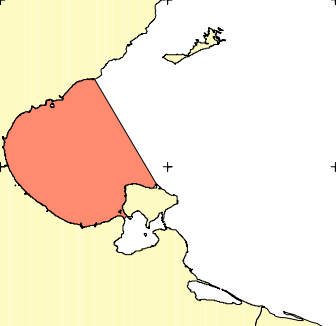
#> input picture traefishing/app/tools/carte/carte_true_gulf_gabes.PNG, 336 x 326 px
$ python carteOrangeGolfGabes.py
#> lines starting #> are read from the running program, lines starting #| are printed output that depends on the picture; after the words box and inside, x2 and y2 are one past the last pixel; in counts of white or black regions, pixels touching at a corner belong together
from PIL import Image, ImageDraw
import math
import cv2
import numpy as np
from typing import Tuple
import matplotlib.pyplot as plt

# Convertisseurs entre degrés-minutes et décimal
def deg_min_to_decimal(deg: int, minutes: float) -> float:
    """Convertit des degrés et minutes en degrés décimaux"""
    return deg + minutes / 60

def decimal_to_deg_min(decimal_deg: float) -> tuple[int, float]:
    """Convertit des degrés décimaux en degrés et minutes"""
    deg = int(decimal_deg)
    minutes = (decimal_deg - deg) * 60
    return deg, minutes

def latlon_to_pixel_mercator(latitude, longitude, image_width, image_height,
                           lon_min, lon_max, lat_min, lat_max):
    """
    Convertit lat/lon en coordonnées pixel avec projection Mercator.
    """
    lat_rad = math.radians(latitude)
    lat_min_rad = math.radians(lat_min)
    lat_max_rad = math.radians(lat_max)

    x_ratio = (longitude - lon_min) / (lon_max - lon_min)
    x_pixel = int(x_ratio * image_width)

    y_mercator = math.log(math.tan(math.pi/4 + lat_rad/2))
    y_mercator_min = math.log(math.tan(math.pi/4 + lat_min_rad/2))
    y_mercator_max = math.log(math.tan(math.pi/4 + lat_max_rad/2))

    y_ratio = (y_mercator_max - y_mercator) / (y_mercator_max - y_mercator_min)
    y_pixel = int(y_ratio * image_height)

    x_pixel = max(0, min(x_pixel, image_width - 1))
    y_pixel = max(0, min(y_pixel, image_height - 1))

    return (x_pixel, y_pixel)

class NavigationZoneAnalyzer:
    def __init__(self, image_path: str, lat_range: tuple, lon_range: tuple):
        """Initialise l'analyseur pour détecter la zone orange (zone interdite)."""
        self.image_path = image_path
        self.lat_range = lat_range  # (lat_min, lat_max)
        self.lon_range = lon_range  # (lon_min, lon_max)
        self.restricted_zone_color = (255, 165, 0)  # Couleur orange RGB (zone interdite)
        self.image = None
        self.restricted_zone_mask = None
        self.restricted_zone_contours = None
        self.border_threshold = 20  # Distance en pixels pour l'alerte de proximité
        self.margin_left = 50
        self.margin_right = 50
        self.margin_top = 50
        self.margin_bottom = 50
        self.process_image()

    def process_image(self) -> None:
        """Traite l'image pour extraire la zone orange."""
        self.image = cv2.imread(self.image_path)
        if self.image is None:
            raise ValueError(f"Erreur de chargement de l'image : {self.image_path}")

        image_rgb = cv2.cvtColor(self.image, cv2.COLOR_BGR2RGB)
        image_rgb = cv2.GaussianBlur(image_rgb, (5, 5), 0)

        # Créer un masque pour la zone orange
        self.restricted_zone_mask = self.create_color_mask(image_rgb, self.restricted_zone_color)
        print("Masque créé, nombre de pixels orange détectés :", np.sum(self.restricted_zone_mask > 0))  # Debug
        kernel = np.ones((3, 3), np.uint8)
        self.restricted_zone_mask = cv2.morphologyEx(self.restricted_zone_mask, cv2.MORPH_CLOSE, kernel)

        # Extraire les contours de la zone orange
        contours, _ = cv2.findContours(self.restricted_zone_mask, cv2.RETR_EXTERNAL, cv2.CHAIN_APPROX_SIMPLE)
        self.restricted_zone_contours = [c for c in contours if cv2.contourArea(c) > 50]  # Réduit à 50
        print(f"Nombre de contours détectés pour la zone interdite : {len(self.restricted_zone_contours)}")

    def create_color_mask(self, image: np.ndarray, color: Tuple[int, int, int]) -> np.ndarray:
        """Crée un masque pour une couleur donnée avec une tolérance."""
        tolerance = 100  # Augmenté pour plus de flexibilité
        lower_bound = np.array([max(0, c - tolerance) for c in color])
        upper_bound = np.array([min(255, c + tolerance) for c in color])
        return cv2.inRange(image, lower_bound, upper_bound)

    def latlon_to_pixel(self, lat: float, lon: float) -> Tuple[int, int]:
        """Convertit lat/lon en coordonnées pixel (projection linéaire simplifiée)."""
        if not (self.lat_range[0] <= lat <= self.lat_range[1]) or not (self.lon_range[0] <= lon <= self.lon_range[1]):
            raise ValueError(f"Coordonnées hors des limites de la carte: lat={lat}, lon={lon}")

        height, width = self.image.shape[:2]
        effective_width = width - self.margin_left - self.margin_right
        effective_height = height - self.margin_top - self.margin_bottom

        lat_normalized = (lat - self.lat_range[0]) / (self.lat_range[1] - self.lat_range[0])
        lon_normalized = (lon - self.lon_range[0]) / (self.lon_range[1] - self.lon_range[0])

        x = self.margin_left + int(lon_normalized * effective_width)
        y = self.margin_top + int((1 - lat_normalized) * effective_height)

        x = max(0, min(x, width - 1))
        y = max(0, min(y, height - 1))

        return x, y

    def get_min_distance_to_contour(self, x: int, y: int) -> float:
        """Calcule la distance minimale entre un point et les contours de la zone orange."""
        min_distance = float('inf')
        point = np.array([x, y])
        for contour in self.restricted_zone_contours:
            for point_in_contour in contour:
                contour_point = point_in_contour[0]
                distance = np.linalg.norm(point - contour_point)
                min_distance = min(min_distance, distance)
        return min_distance

    def is_point_near_border(self, x: int, y: int) -> Tuple[bool, str]:
        """Vérifie si le point est proche de la frontière de la zone orange."""
        border_warning = ""
        near_border = False

        # Vérifier la proximité avec la frontière de la zone orange
        if self.restricted_zone_contours:
            min_distance = self.get_min_distance_to_contour(x, y)
            if min_distance <= self.border_threshold:
                near_border = True
                border_warning += (
                    f"⚠️ ATTENTION : Le bateau est à {min_distance:.2f} pixels de la frontière de la zone interdite à la navigation. "
                    "Risque d'entrée imminente dans une zone réglementée ! "
                    "Veuillez ajuster votre trajectoire pour éviter cette zone."
                )

        return near_border, border_warning

    def is_point_in_restricted_zone(self, x: int, y: int) -> bool:
        """Vérifie si le point est dans la zone orange (zone interdite)."""
        point = (x, y)
        for contour in self.restricted_zone_contours:
            if cv2.pointPolygonTest(contour, point, False) >= 0:
                return True
        return False

    def check_location(self, lat: float, lon: float, x: int, y: int) -> str:
        """Vérifie la position du bateau et génère des alertes."""
        in_zone = self.is_point_in_restricted_zone(x, y)
        near_border, border_warning = self.is_point_near_border(x, y)

        if in_zone:
            status = (
                "🚨 ALERTE CRITIQUE : Le bateau est DANS la zone interdite à la navigation pour les chalutiers dans le Golfe de Gabès ! "
                "Ceci constitue une violation grave des réglementations maritimes tunisiennes. "
                "Veuillez immédiatement quitter cette zone (zone orange sur la carte) pour éviter des sanctions."
            )
        else:
            status = (
                "✅ Le bateau est actuellement en dehors de la zone interdite à la navigation pour les chalutiers dans le Golfe de Gabès. "
                "Vous êtes en conformité avec les réglementations maritimes en vigueur. Continuez à naviguer prudemment."
            )

        if near_border:
            status += f"\n{border_warning}"

        return status

def place_point_deg_min(lat_deg_min: str, lon_deg_min: str, point_size: int = 5, point_color: str = "red"):
    """
    Place un point sur la carte à partir des coordonnées lat/lon (format "36°30") et affiche l'image sans sauvegarde.
    """
    # Chemin de l'image codé en dur
    IMAGE_PATH = "carte/carte_true_gulf_gabes.PNG"

    # Conversion des coordonnées
    lat_parts = lat_deg_min.split('°')
    lon_parts = lon_deg_min.split('°')

    lat_deg = int(lat_parts[0])
    lat_min = float(lat_parts[1]) if lat_parts[1] else 0

    lon_deg = int(lon_parts[0])
    lon_min = float(lon_parts[1]) if lon_parts[1] else 0

    # Convertir en degrés décimaux
    latitude = deg_min_to_decimal(lat_deg, lat_min)
    longitude = deg_min_to_decimal(lon_deg, lon_min)

    # Limites de la carte du golfe de Gabès (codées en dur)
    lon_min_map_deg = 10
    lon_min_map_min = 0
    lon_max_map_deg = 12
    lon_max_map_min = 0
    lat_min_map_deg = 33
    lat_min_map_min = 0
    lat_max_map_deg = 35
    lat_max_map_min = 0

    lon_min_map = deg_min_to_decimal(lon_min_map_deg, lon_min_map_min)
    lon_max_map = deg_min_to_decimal(lon_max_map_deg, lon_max_map_min)
    lat_min_map = deg_min_to_decimal(lat_min_map_deg, lat_min_map_min)
    lat_max_map = deg_min_to_decimal(lat_max_map_deg, lat_max_map_min)

    # Initialiser l'analyseur de zone
    analyzer = NavigationZoneAnalyzer(IMAGE_PATH, (lat_min_map, lat_max_map), (lon_min_map, lon_max_map))
#> in process_image, self.image is the input picture: shape (326, 336, 3); mean B, G, R 213, 234.6, 249.4
#> in process_image, `image_rgb = cv2.GaussianBlur(image_rgb, (5, 5), 0)`:
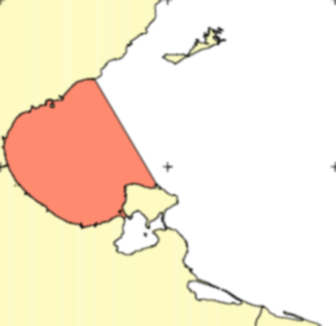
#> image_rgb: shape (326, 336, 3); mean R, G, B 249.4, 234.6, 213
#> in create_color_mask, `return cv2.inRange(image, lower_bound, upper_bound)`:
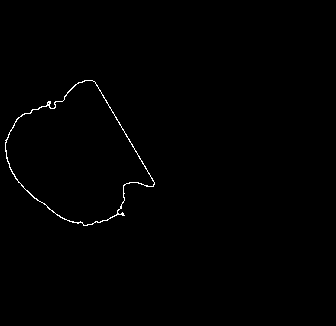
#> returned value: shape (326, 336); 0.53% white in thin lines or dots, all inside (x1, y1, x2, y2) = (5, 80, 155, 226)
#| Masque créé, nombre de pixels orange détectés : 583
#> in process_image, `contours, _ = cv2.findContours(self.restricted_zone_mask, cv2.RETR_EXT..`: contours = 1 contour; box (x1, y1, x2, y2) and area: (5, 80, 155, 226) 13152
#> in process_image, `self.restricted_zone_contours = [c for c in contours if cv2.contourAre..`: self.restricted_zone_contours has the same summary as contours
#| Nombre de contours détectés pour la zone interdite : 1

    # Ouvre l'image
    img = Image.open(IMAGE_PATH).convert("RGBA")
    draw = ImageDraw.Draw(img)

    # Obtient les dimensions de l'image
    width, height = img.size
#> width = 336; height = 326

    # Convertit les coordonnées en pixels
    x, y = latlon_to_pixel_mercator(latitude, longitude, width, height,
                                    lon_min_map, lon_max_map, lat_min_map, lat_max_map)
#> x = 111; y = 163

    # Vérifier la position et générer des alertes
    status_message = analyzer.check_location(latitude, longitude, x, y)
#> the loop in is_point_in_restricted_zone, `for contour in self.restricted_zone_contours:` made 1 pass
#> the loop in get_min_distance_to_contour, `for contour in self.restricted_zone_contours:` made 1 pass
    print(status_message)
#> (printed output is left out)

    # Dessine le point
    left = x - point_size
#> left = 106
    top = y - point_size
#> top = 158
    right = x + point_size
#> right = 116
    bottom = y + point_size
#> bottom = 168
    draw.ellipse([left, top, right, bottom], fill=point_color)

    # Affiche les informations
    print(f"\n📍 Point aux coordonnées: {lat_deg}°{lat_min:.1f}, {lon_deg}°{lon_min:.1f}")
    print(f"Équivalent décimal: {latitude:.6f}°, {longitude:.6f}°")
    print(f"Point placé aux coordonnées pixel: ({x}, {y})")
#| Point placé aux coordonnées pixel: (111, 163)

    # Convertir l'image PIL en tableau numpy pour l'afficher avec matplotlib
    img_np = np.array(img)

    # Afficher l'image
    plt.figure(figsize=(8, 8))
    plt.imshow(img_np)
    plt.axis('off')  # Masquer les axes
    plt.show()

    return x, y

# Exemple d'utilisation
if __name__ == "__main__":
    # Test avec des coordonnées
    x, y = place_point_deg_min(
        "34°00",  # Latitude
        "10°40"   # Longitude
    )
#> x = 111; y = 163

$ run again, with traefishing/app/tools/carte/1.PNG copied over traefishing/app/tools/carte/carte_true_gulf_gabes.PNG
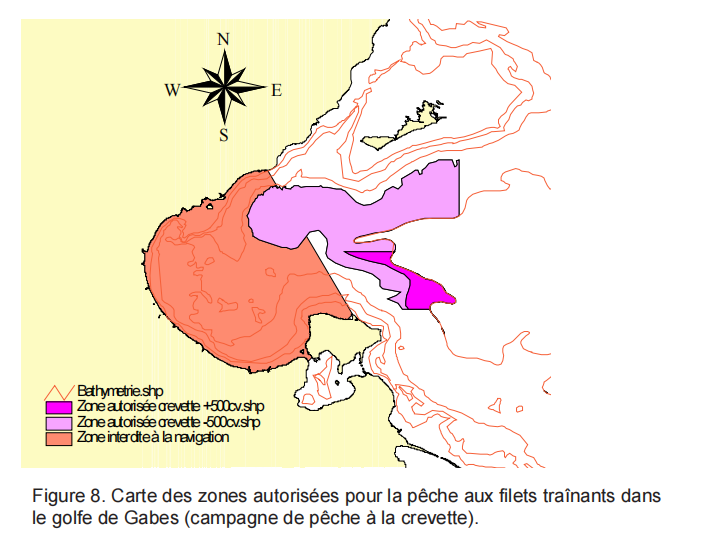
#> input picture traefishing/app/tools/carte/1.PNG, 724 x 547 px
#> in process_image, self.image is the input picture: shape (547, 724, 3); mean B, G, R 220, 233.9, 246.4
#> in create_color_mask, `return cv2.inRange(image, lower_bound, upper_bound)`:
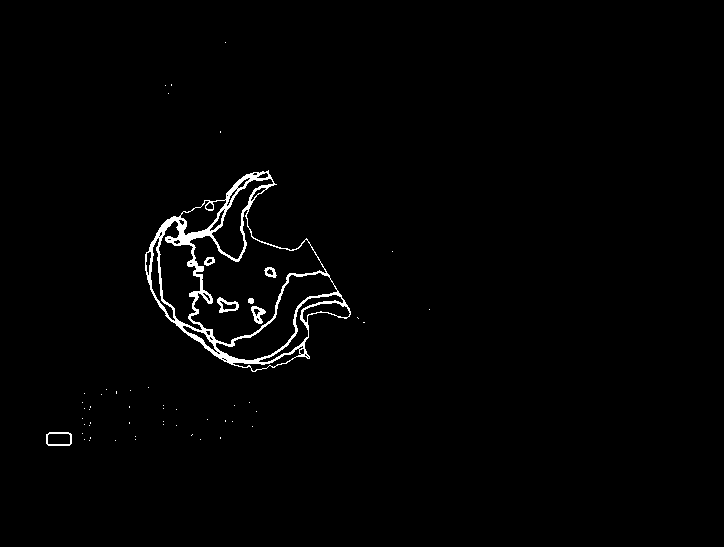
#> returned value: shape (547, 724); 1.4% white; 55 white regions (48 under 20 px), largest, box (x1, y1, x2, y2) and area: (145, 170, 351, 372) 4865, (217, 297, 239, 313) 149, (251, 306, 266, 324) 135
#| Masque créé, nombre de pixels orange détectés : 5510
#> in process_image, `self.restricted_zone_mask = cv2.morphologyEx(self.restricted_zone_mask..`:
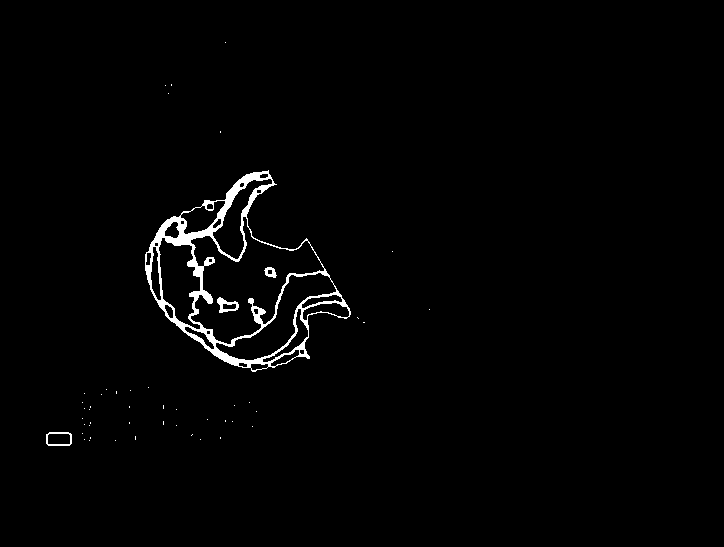
#> self.restricted_zone_mask: shape (547, 724); 1.5% white; 49 white regions (45 under 20 px)
#> contours = 47 contours, 45 with area under 20; largest, box (x1, y1, x2, y2) and area: (145, 170, 351, 372) 22516, (46, 432, 72, 446) 314
#> self.restricted_zone_contours = 2 contours; box (x1, y1, x2, y2) and area: (145, 170, 351, 372) 22516, (46, 432, 72, 446) 314
#| Nombre de contours détectés pour la zone interdite : 2
#> the loop in is_point_in_restricted_zone, `for contour in self.restricted_zone_contours:` made 2 passes
#> the loop in get_min_distance_to_contour, `for contour in self.restricted_zone_contours:` made 2 passes
#> (printed output is left out)
#| Point placé aux coordonnées pixel: (241, 275)
